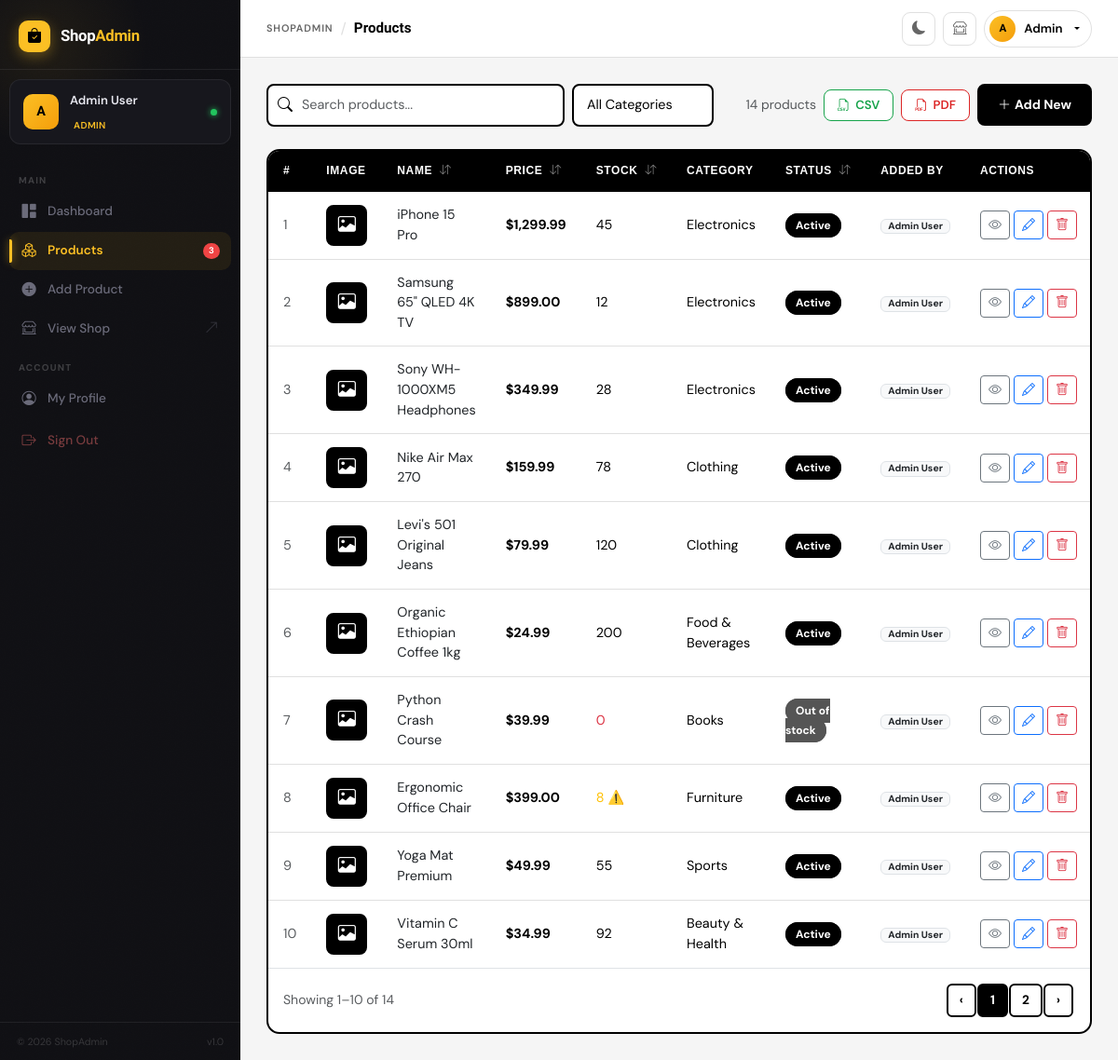
The page /products.php (signed in) on the database its author committed.
### tables this page shows
CREATE TABLE products (
    id INT AUTO_INCREMENT PRIMARY KEY,
    name VARCHAR(200) NOT NULL,
    description TEXT,
    price DECIMAL(10,2) NOT NULL DEFAULT 0.00,
    stock INT NOT NULL DEFAULT 0,
    category_id INT DEFAULT NULL,
    status ENUM('active','inactive','out_of_stock') DEFAULT 'active',
    created_by INT DEFAULT NULL,
    created_at TIMESTAMP DEFAULT CURRENT_TIMESTAMP,
    updated_at TIMESTAMP DEFAULT CURRENT_TIMESTAMP ON UPDATE CURRENT_TIMESTAMP,
    FOREIGN KEY (category_id) REFERENCES categories(id) ON DELETE SET NULL,
    FOREIGN KEY (created_by) REFERENCES users(id) ON DELETE SET NULL
);

CREATE TABLE categories (
    id INT AUTO_INCREMENT PRIMARY KEY,
    name VARCHAR(100) NOT NULL,
    created_at TIMESTAMP DEFAULT CURRENT_TIMESTAMP
);

CREATE TABLE users (
    id INT AUTO_INCREMENT PRIMARY KEY,
    name VARCHAR(100) NOT NULL,
    email VARCHAR(150) UNIQUE NOT NULL,
    password VARCHAR(255) NOT NULL,
    role ENUM('admin','user') DEFAULT 'user',
    profile_picture VARCHAR(255) DEFAULT NULL,
    remember_token VARCHAR(255) DEFAULT NULL,
    created_at TIMESTAMP DEFAULT CURRENT_TIMESTAMP,
    updated_at TIMESTAMP DEFAULT CURRENT_TIMESTAMP ON UPDATE CURRENT_TIMESTAMP
);

### classes/Database.php (called while the page is built)
<?php
class Database {
    private static $instance = null;
    private $pdo;
    private function __construct() {
        $dsn = "mysql:host=" . DB_HOST . ";dbname=" . DB_NAME . ";charset=utf8mb4";
        $options = [
            PDO::ATTR_ERRMODE            => PDO::ERRMODE_EXCEPTION,
            PDO::ATTR_DEFAULT_FETCH_MODE => PDO::FETCH_ASSOC,
            PDO::ATTR_EMULATE_PREPARES   => false,
        ];
        try {
            $this->pdo = new PDO($dsn, DB_USER, DB_PASS, $options);
        } catch (PDOException $e) {
            die(json_encode(['success' => false, 'message' => 'Database connection failed: ' . $e->getMessage()]));
        }
    }
    public static function getInstance(): self {
        if (self::$instance === null) {
            self::$instance = new self();
        }
        return self::$instance;
    }
    public function getConnection(): PDO {
        return $this->pdo;
    }
}

### classes/Product.php (called while the page is built, shortened)
<?php
class Product {
    private PDO $db;
    public function __construct() {
        $this->db = Database::getInstance()->getConnection();
    }
    public function getAll(string $search = '', string $category = '', string $sort = 'created_at', string $order = 'DESC', int $limit = 10, int $offset = 0, bool $adminAll = false): array {
        $where = [];
        $params = [];
        $whereStr = $where ? "WHERE " . implode(" AND ", $where) : "";
        $allowed = ['id', 'name', 'price', 'stock', 'status', 'created_at'];
        $sort = in_array($sort, $allowed) ? $sort : 'created_at';
        $order = strtoupper($order) === 'ASC' ? 'ASC' : 'DESC';
        $sql = "SELECT p.*, c.name as category_name, u.name as creator_name,
                (SELECT image_path FROM product_images WHERE product_id = p.id ORDER BY sort_order ASC LIMIT 1) as thumbnail
                FROM products p LEFT JOIN categories c ON p.category_id = c.id
                LEFT JOIN users u ON p.created_by = u.id
                $whereStr ORDER BY p.$sort $order LIMIT ? OFFSET ?";
        $params[] = $limit;
        $params[] = $offset;
        $stmt = $this->db->prepare($sql);
        $stmt->execute($params);
        return $stmt->fetchAll();
    }
    public function count(string $search = '', string $category = ''): int {
        $where = [];
        $params = [];
        $whereStr = $where ? "WHERE " . implode(" AND ", $where) : "";
        $stmt = $this->db->prepare("SELECT COUNT(*) FROM products p $whereStr");
        $stmt->execute($params);
        return (int)$stmt->fetchColumn();
    }
}

### classes/Auth.php (called while the page is built, shortened)
<?php
class Auth {
    public function isAdmin(): bool {
        return isset($_SESSION['user_role']) && $_SESSION['user_role'] === 'admin';
    }
}

### products.php (the view, shortened to what this page needs)
<?php
require_once 'classes/Database.php';
require_once 'classes/Auth.php';
require_once 'classes/Product.php';
$auth = new Auth();
$auth->requireLogin();
$product  = new Product();
$search   = $_GET['search']   ?? '';
$category = $_GET['category'] ?? '';
$sort     = $_GET['sort']     ?? 'created_at';
$order    = $_GET['order']    ?? 'DESC';
$page     = max(1, (int)($_GET['page'] ?? 1));
$limit    = 10;
$offset   = ($page - 1) * $limit;
$products   = $product->getAll($search, $category, $sort, $order, $limit, $offset);
$total      = $product->count($search, $category);
$totalPages = (int)ceil($total / $limit);
include 'includes/header.php';
?>
<div class="d-flex flex-wrap align-items-center justify-content-between gap-3 mb-4">
    <div class="d-flex flex-wrap gap-2 flex-grow-1">
        <div class="search-bar flex-grow-1" style="max-width:320px">
            <i class="bi bi-search"></i>
            <input type="text" id="searchInput" class="form-control" placeholder="Search products..." value="<?= htmlspecialchars($search) ?>">
        </div>
        <select id="categoryFilter" class="form-select" style="width:auto">
            <option value="">All Categories</option>
        </select>
    </div>
    <div class="d-flex gap-2 align-items-center">
        <span class="text-muted small" id="totalCount"><?= $total ?> products</span>
        <button onclick="exportCSV()" class="export-btn csv" title="Export to CSV">
            <i class="bi bi-filetype-csv"></i> CSV
        </button>
        <button onclick="exportPDF()" class="export-btn pdf" title="Export to PDF">
            <i class="bi bi-filetype-pdf"></i> PDF
        </button>
        <a href="add_product.php" class="btn btn-accent btn-sm">
            <i class="bi bi-plus-lg me-1"></i>Add New
        </a>
    </div>
</div>
<div class="app-card p-0 overflow-hidden">
    <?php if (empty($products)): ?>
        <div class="text-center py-5">
            <i class="bi bi-boxes text-muted" style="font-size:3rem"></i>
            <p class="text-muted mt-3 mb-2">No products found.</p>
            <a href="add_product.php" class="btn btn-accent btn-sm">Add your first product</a>
        </div>
    <?php else: ?>
    <div class="table-responsive">
        <table class="product-table">
            <thead>
                <tr>
                    <th style="width:50px">#</th>
                    <th style="width:60px">Image</th>
                    <th data-sort="name">Name <i class="bi bi-arrow-down-up sort-icon ms-1"></i></th>
                    <th data-sort="price">Price <i class="bi bi-arrow-down-up sort-icon ms-1"></i></th>
                    <th data-sort="stock">Stock <i class="bi bi-arrow-down-up sort-icon ms-1"></i></th>
                    <th>Category</th>
                    <th data-sort="status">Status <i class="bi bi-arrow-down-up sort-icon ms-1"></i></th>
                    <?php if ($auth->isAdmin()): ?><th>Added By</th><?php endif; ?>
                    <th style="width:130px">Actions</th>
                </tr>
            </thead>
            <tbody>
                <?php foreach ($products as $i => $p): ?>
                <tr id="row-<?= $p['id'] ?>">
                    <td class="text-muted"><?= $offset + $i + 1 ?></td>
                    <td>
                        <?php if ($p['thumbnail']): ?>
                            <img src="uploads/<?= htmlspecialchars($p['thumbnail']) ?>" class="product-thumb" alt="">
                        <?php else: ?>
                            <div class="product-thumb-placeholder"><i class="bi bi-image"></i></div>
                        <?php endif; ?>
                    </td>
                    <td>
                        <a href="view_product.php?id=<?= $p['id'] ?>" class="fw-600 text-decoration-none text-dark">
                            <?= htmlspecialchars($p['name']) ?>
                        </a>
                    </td>
                    <td><strong>$<?= number_format($p['price'], 2) ?></strong></td>
                    <td>
                        <?php if ($p['stock'] === 0): ?>
                            <span class="text-danger fw-600">0</span>
                        <?php elseif ($p['stock'] <= 10): ?>
                            <span class="text-warning fw-600"><?= $p['stock'] ?> ⚠️</span>
                        <?php else: ?>
                            <?= $p['stock'] ?>
                        <?php endif; ?>
                    </td>
                    <td><?= htmlspecialchars($p['category_name'] ?? '—') ?></td>
                    <td>
                        <span class="badge-status badge-<?= $p['status'] ?>">
                            <?= ucfirst(str_replace('_', ' ', $p['status'])) ?>
                        </span>
                    </td>
                    <?php if ($auth->isAdmin()): ?>
                    <td>
                        <span class="badge badge-sm <?= isset($p['creator_name']) ? 'bg-light text-dark border' : 'bg-secondary' ?>">
                            <?= htmlspecialchars($p['creator_name'] ?? 'Unknown') ?>
                        </span>
                    </td>
                    <?php endif; ?>
                    <td>
                        <div class="d-flex gap-1">
                            <a href="view_product.php?id=<?= $p['id'] ?>" class="btn btn-sm btn-outline-secondary" title="View">
                                <i class="bi bi-eye"></i>
                            </a>
                            <a href="edit_product.php?id=<?= $p['id'] ?>" class="btn btn-sm btn-outline-primary" title="Edit">
                                <i class="bi bi-pencil"></i>
                            </a>
                            <?php if ($auth->isAdmin()): ?>
                            <button class="btn btn-sm btn-outline-danger" title="Delete"
                                onclick="confirmDelete(<?= $p['id'] ?>, '<?= addslashes($p['name']) ?>')">
                                <i class="bi bi-trash"></i>
                            </button>
                            <?php endif; ?>
                        </div>
                    </td>
                </tr>
                <?php endforeach; ?>
            </tbody>
        </table>
    </div>
    <?php if ($totalPages > 1): ?>
    <div class="d-flex align-items-center justify-content-between p-3 border-top">
        <small class="text-muted">
            Showing <?= $offset+1 ?>–<?= min($offset+$limit, $total) ?> of <?= $total ?>
        </small>
        <nav>
            <ul class="pagination pagination-sm mb-0">
                <li class="page-item <?= $page <= 1 ? 'disabled' : '' ?>">
                    <a class="page-link" href="?<?= http_build_query(array_merge($_GET, ['page' => $page-1])) ?>">‹</a>
                </li>
                <?php for ($i = max(1,$page-2); $i <= min($totalPages,$page+2); $i++): ?>
                <li class="page-item <?= $i == $page ? 'active' : '' ?>">
                    <a class="page-link" href="?<?= http_build_query(array_merge($_GET, ['page' => $i])) ?>"><?= $i ?></a>
                </li>
                <?php endfor; ?>
                <li class="page-item <?= $page >= $totalPages ? 'disabled' : '' ?>">
                    <a class="page-link" href="?<?= http_build_query(array_merge($_GET, ['page' => $page+1])) ?>">›</a>
                </li>
            </ul>
        </nav>
    </div>
    <?php endif; ?>
    <?php endif; ?>
</div>
<?php include 'includes/footer.php'; ?>

### assets/css/style.css (style rules this page uses)
:root { --sidebar-bg: #000000; --sidebar-border: #1a1a1a; --sidebar-text: #888888; --sidebar-hover: #111111; --sidebar-active: #ffffff; --accent: #ffffff; --accent-light: #f5f5f5; --accent-dark: #cccccc; --body-bg: #f5f5f5; --card-bg: #ffffff; --text-main: #000000; --text-muted: #666666; --border: #e0e0e0; --sidebar-width: 260px; --topbar-height: 64px; }
* { box-sizing: border-box; }
body { font-family: 'DM Sans', sans-serif; background: var(--body-bg); color: var(--text-main); margin: 0; }
.app-card { background: #ffffff; border-radius: 14px; border: 2px solid #000000; padding: 24px; }
.product-table { width: 100%; border-collapse: collapse; }
.product-table th { font-family: 'Syne', sans-serif; font-size: 0.75rem; font-weight: 700; letter-spacing: 0.05em; text-transform: uppercase; color: #ffffff; background: #000000; padding: 12px 16px; border-bottom: 2px solid #000000; white-space: nowrap; cursor: pointer; user-select: none; }
.product-table th .sort-icon { opacity: 0.5; }
.product-table td { padding: 14px 16px; border-bottom: 1px solid var(--border); vertical-align: middle; font-size: 0.9rem; }
.product-table tr:last-child td { border-bottom: none; }
.product-thumb-placeholder { width: 44px; height: 44px; border-radius: 8px; background: #000000; display: flex; align-items: center; justify-content: center; color: #ffffff; font-size: 1.2rem; border: 2px solid #000000; }
.badge-status { padding: 4px 10px; border-radius: 20px; font-size: 0.75rem; font-weight: 700; border: 1.5px solid; }
.badge-active { background: #000000; color: #ffffff; border-color: #000000; }
.badge-out_of_stock { background: #555555; color: #ffffff; border-color: #555555; }
.form-control, .form-select { border: 2px solid #000000; border-radius: 8px; padding: 10px 14px; font-size: 0.9rem; color: #000000; transition: box-shadow 0.2s; background: #ffffff; }
.btn-accent { background: #000000; color: #ffffff; border: 2px solid #000000; font-weight: 700; border-radius: 8px; padding: 10px 20px; transition: all 0.15s; }
.pagination .page-link { border: 2px solid #000000; color: #000000; border-radius: 6px !important; margin: 0 2px; font-weight: 700; font-size: 0.85rem; padding: 6px 12px; background: #ffffff; }
.pagination .page-item.active .page-link { background: #000000; border-color: #000000; color: #ffffff; }
.search-bar { position: relative; display: flex; align-items: center; }
.search-bar i { position: absolute; left: 12px; color: #000000; }
.search-bar input { padding-left: 36px; border-radius: 8px; }
.badge-sm { font-size: 0.65rem; padding: 2px 7px; }
.export-btn { display: inline-flex; align-items: center; gap: 6px; padding: 6px 14px; border-radius: 8px; font-size: 0.82rem; font-weight: 600; border: 1.5px solid var(--border); background: var(--card-bg); color: var(--text-main); cursor: pointer; transition: all 0.2s; text-decoration: none; }
.export-btn.csv { border-color: #16a34a; color: #16a34a; }
.export-btn.pdf { border-color: #dc2626; color: #dc2626; }

### includes/header.php (style rules this page uses)
:root { --sb-w: 258px; --sb-bg: #0f0f13; --sb-surface: #17171d; --sb-border: rgba(255,255,255,.07); --sb-text: #6b6b7a; --sb-text-hover: #d4d4e0; --sb-active-bg: rgba(251,191,36,.08); --sb-active-text: #fbbf24; --sb-active-border: #fbbf24; --top-h: 62px; --amber: #fbbf24; }
body { font-family: 'DM Sans', sans-serif; background: var(--body-bg); margin: 0; }

### rows shown on the page
products: i "1", name "iPhone 15 Pro", price "1,299.99", stock "45", category.name "Electronics", status "Active", created_by.name "Admin User"
products: i "2", name "Samsung 65\" QLED 4K TV", price "899.00", stock "12", category.name "Electronics", status "Active", created_by.name "Admin User"
products: i "3", name "Sony WH-1000XM5 Headphones", price "349.99", stock "28", category.name "Electronics", status "Active", created_by.name "Admin User"
products: i "4", name "Nike Air Max 270", price "159.99", stock "78", category.name "Clothing", status "Active", created_by.name "Admin User"
products: i "5", name "Levi's 501 Original Jeans", price "79.99", stock "120", category.name "Clothing", status "Active", created_by.name "Admin User"
products: i "6", name "Organic Ethiopian Coffee 1kg", price "24.99", stock "200", category.name "Food & Beverages", status "Active", created_by.name "Admin User"
products: i "7", name "Python Crash Course", price "39.99", stock "0", category.name "Books", status "Out of stock", created_by.name "Admin User"
products: i "8", name "Ergonomic Office Chair", price "399.00", stock "8", category.name "Furniture", status "Active", created_by.name "Admin User"
products: i "9", name "Yoga Mat Premium", price "49.99", stock "55", category.name "Sports", status "Active", created_by.name "Admin User"
products: i "10", name "Vitamin C Serum 30ml", price "34.99", stock "92", category.name "Beauty & Health", status "Active", created_by.name "Admin User"

### other values the page prints
substr($userName,0,1) "A"
$userName "Admin User"
$userRole "ADMIN"
$_lowStock "3"
$pageTitle "Products"
explode(' ',$userName)[0] "Admin"
$total "14"
$offset+1 "1"
min($offset+$limit, $total) "10"
